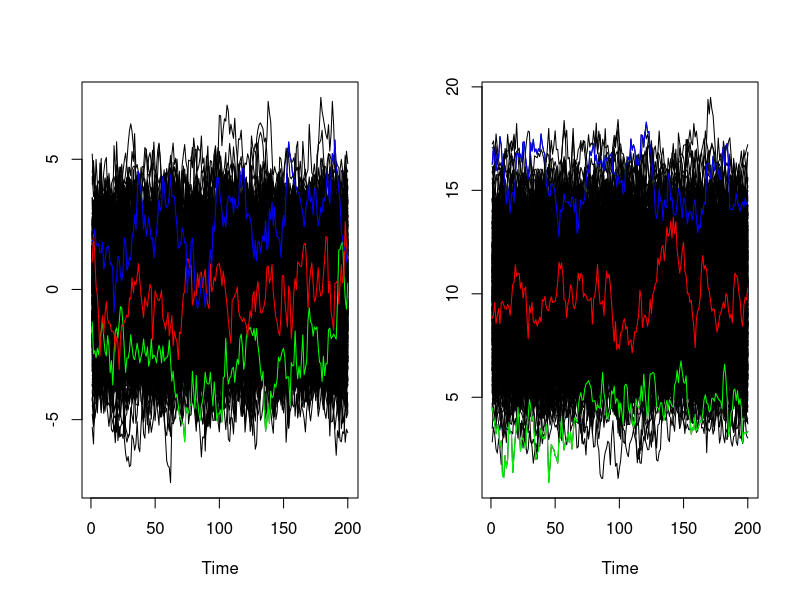

Write the R code that produced this figure.
#Function that calculates the pth multivariate empirical dynamic quantile
#Inputs are X.list, p and method
#X.list is a list of nxT matrices for n time-series at T time intervals where each list entry is represents another dimension
#p is a point or a vector of quantiles to calculate, default is p = 0.5
#Method is determines which method of depth used. Can be Mahalanobis, Tukey, Liu or Oja.
#For dimensions greater than 2, Mahalanobis is by far the fastest
#Output is a point or vector row numbers for the pth quantile
#Can work for one dimensional time-series data
#Data set for each variable can be scaled in the function

MEDQ = function(X.list,p = 0.5, method = "Mahalanobis", scale = FALSE){
  d = length(X.list)
  if(!inherits(X.list,"list")){
    stop("X.list must be in the form of a list")
  }
  nr = NULL
  for(i in 1:d){
    nr = c(nr, nrow(X.list[[i]]))
  }
  if(length(unique(nr)) > 1){
    stop("Dimensions are not equal")
  }
  nr = nr[1]
  nc = NULL
  for(i in 1:d){
    nc = c(nc, ncol(X.list[[i]]))
  }
  nc = nc[1]
  if(length(unique(nc)) > 1){
    stop("Dimension are not equal")
  }
  if(max(p) > 1 | min(p) < 0){
    stop("p must be between 0 and 1")
  }
  if(scale){
    for(i in 1:d){
      X.list[[i]] = scale(X.list[[i]])
    }
  }
  if(method == "Mahalanobis"){
    depth3 = NULL
    for(i in 1:nc){
      my_sample <- NULL
      for(j in 1:d){
        my_sample = cbind(my_sample, X.list[[j]][,i])
      }
      mu <- apply(my_sample,2,mean)
      sigma <- cov(my_sample)
      m_dist <- mahalanobis(my_sample, mu, sigma)
      m_depth <- 1/(1 + m_dist)
      depth3 = cbind(depth3, m_depth)
    }
  }else{
    depth3 = matrix(0, nrow = nr, ncol = nc)
    for(i in 1:nc){
      my_sample <- NULL
      for(j in 1:d){
        my_sample = cbind(my_sample, X.list[[j]][,i])
      }
      for(j in 1:nr){
        depth3[j,i] = depth(my_sample[j,], my_sample, method = method)
      }
    }
  }
  depth.dash = matrix(0, nrow = nr, ncol = nc)
  for(i in 1:nc){
    x1 <- NULL
    for(j in 1:d){
      x1 = cbind(x1, X.list[[j]][,i])
    }
    zt = which(depth3[,i] == max(depth3[,i]))[1]
    sigma <- cov(x1)
    EVV=eigen(sigma)
    vec=EVV$vectors
    for(j in 1:nrow(depth3)){
      z1 = x1[zt,d]
      if(d > 1){
        for(k in 1:(d-1)){
          z1 = z1 - (vec[k,1]/vec[d,1]) * (x1[j,k] - x1[zt,k])
        }
      }else{
        z1 = z1
      }
      if(x1[j,d] < z1){
        depth.dash[j,i] = depth3[j,i]
      }else{
        depth.dash[j,i] = 2 * depth3[zt,i] - depth3[j,i]
      }
    }
  }
  dist.1 = list()
  for(i in 1:nc){
    x1 <- NULL
    for(j in 1:d){
      x1 = cbind(x1, X.list[[j]][,i])
    }
    dist.1[[i]] = as.matrix(dist(x1, upper = TRUE, diag = TRUE))
  }
  n.3 = NULL
  pb <- txtProgressBar(min = 1, max = nr * nc, style = 3)
  t1 = 1
  n.2 = matrix(0, nrow = nr, ncol = length(p))
  for(i in 1:nr){
    n.1 = 0
    for(j in 1:nc){
      setTxtProgressBar(pb, t1)
      t1 = t1 + 1
      n.1 = n.1 + p * (dist.1[[j]][,i] %*% (depth.dash[,j] > depth.dash[i,j]))[1,1] + (1 - p) * (dist.1[[j]][,i] %*% (1 - (depth.dash[,j] > depth.dash[i,j])))[1,1]
    }
    n.2[i,] = n.1
  }
  n.3 = apply(n.2, 2, order)[1,]
  n.3
}

#Example for 2 dimensional positively correlated data
A.r1 = NULL
A.r2 = NULL
for(i in 1:500){
  rn = rnorm(1)
  A.r1 = rbind(A.r1, arima.sim(n = 200, list(ar = c(0.8897)),
                               sd = sqrt(sqrt(0.1796))) + rn)
  A.r2 = rbind(A.r2, arima.sim(n = 200, list(ar = c(0.8897)),
                               sd = sqrt(sqrt(0.1796))) + 2 * rn + 10)
}

X.list = list()
X.list[[1]] = A.r1
X.list[[2]] = A.r2

p = c(0.05,0.5,0.95)
M = MEDQ(X.list = X.list, p = p, method = "Mahalanobis")

par(mfrow = c(1,2))
ts.plot(t(X.list[[1]]))
lines(X.list[[1]][M[1],], col = "green")
lines(X.list[[1]][M[2],], col = "red")
lines(X.list[[1]][M[3],], col = "blue")

ts.plot(t(X.list[[2]]))
lines(X.list[[2]][M[1],], col = "green")
lines(X.list[[2]][M[2],], col = "red")
lines(X.list[[2]][M[3],], col = "blue")
